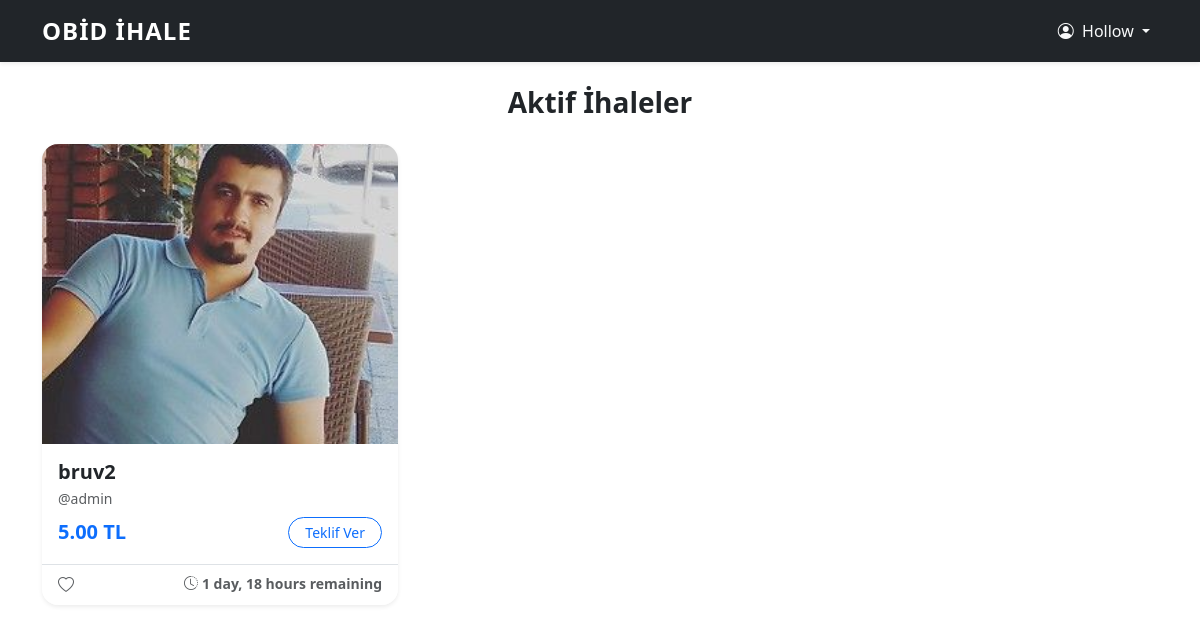
The page / (signed in) on the database as committed earlier.
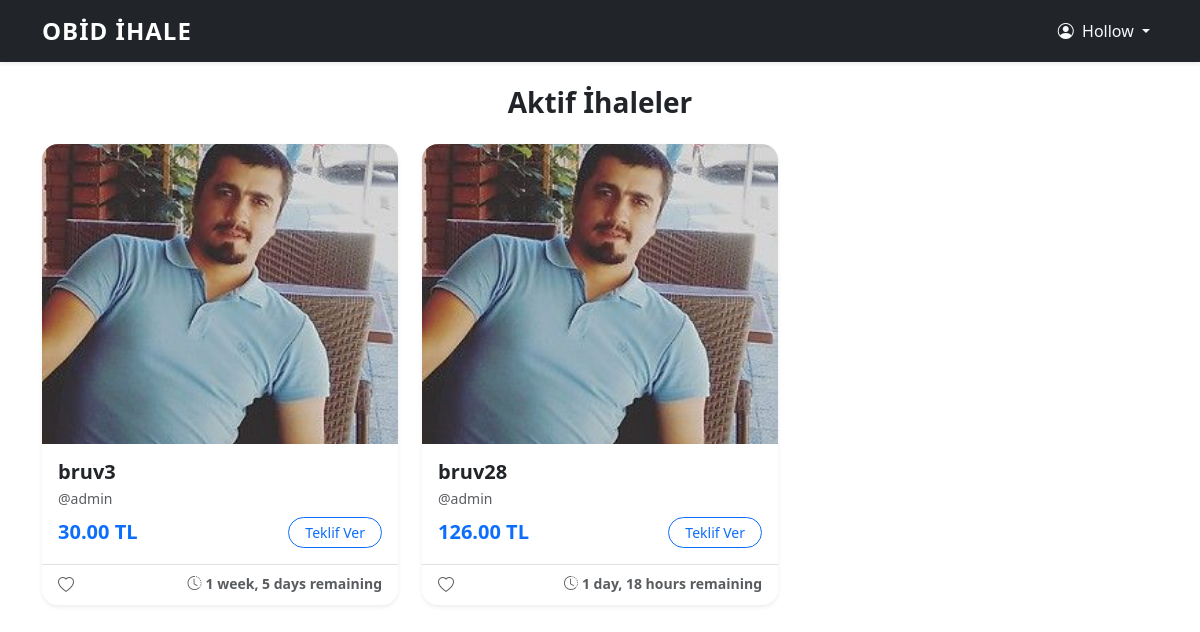
The same page on the database as committed later.
### auctions/models.py (models this page shows, shortened)
class Auction(models.Model):
    owner = models.ForeignKey(
        User,
        on_delete=models.CASCADE,
        related_name = "auctions")
    winner = models.ForeignKey(
        User,
        on_delete=models.SET_NULL,
        null=True,
        blank=True,
        related_name="won_auctions"
    )
    title = models.CharField(max_length=200)
    description = models.TextField()
    image = models.ImageField(upload_to='auction_images/', blank=True, null=True, verbose_name="İhale Görseli")
    starting_price = models.DecimalField(max_digits=10, decimal_places=2)
    current_price = models.DecimalField(max_digits=10, decimal_places=2)
    created_at = models.DateTimeField(auto_now_add=True)
    active = models.BooleanField(default=True)
    end_time = models.DateTimeField(null=True, blank=True)
    @classmethod
    def expire_overdue(cls):
        expired_auctions = cls.objects.filter(active=True, end_time__isnull=False, end_time__lt=timezone.now()).prefetch_related('bids')
        updated_count = 0
        for auction in expired_auctions:
            highest_bid = auction.bids.order_by('-amount').first()
            auction.winner = highest_bid.user if highest_bid else None
            auction.active = False
            auction.save(update_fields=['active', 'winner'])
            updated_count += 1
        return updated_count
    class Meta:
        verbose_name = "İhale"
        verbose_name_plural = "İhaleler"

### users/views.py (the view)
# urls.py: path('', views.home_view, name='dashboard'),
@login_required
def home_view(request):
    if request.user.is_superuser:
        Auction.expire_overdue()
        auctions_list = list(Auction.objects.all().values('id', 'title', "description", 'owner__username', 'current_price', 'winner__username', "created_at", 'end_time', 'active'))
        bids_list = list(Bid.objects.all().values('id', 'auction_id', 'user__username', 'amount', 'created_at'))
        groups_list = list(Group.objects.all().values('id', 'name'))
        menus_list = list(Menu.objects.filter(is_active=True).values('id', 'title', 'parent_menu__title'))
        perms_list = list(GroupMenuPermission.objects.all().values('id', 'group_id', 'menu_id', 'can_view'))
        context = {
            'auctions_json': json.dumps(auctions_list, cls=DjangoJSONEncoder),
            'bids_json': json.dumps(bids_list, cls=DjangoJSONEncoder),
            'groups_json': json.dumps(groups_list, cls=DjangoJSONEncoder),
            'menus_json': json.dumps(menus_list, cls=DjangoJSONEncoder),
            'perms_json': json.dumps(perms_list, cls=DjangoJSONEncoder),
        }
        return render(request, 'users/admin_dashboard.html', context)
    else:
        Auction.expire_overdue()
        auctions = Auction.objects.filter(active=True).order_by('-created_at')
        return render(request, 'users/dashboard.html', {'auctions': auctions})

### users/context_processors.py (called while the page is built)
def user_menu_permissions(request):
    if request.user.is_authenticated:
        user_groups = request.user.groups.all()
        allowed_menu_ids = GroupMenuPermission.objects.filter(
            group__in=user_groups,
            can_view=True
        ).values_list('menu_id', flat=True)
        menus = Menu.objects.filter(
            id__in=allowed_menu_ids,
            is_active=True,
            parent_menu__isnull=True # Ana menüler
        ).distinct().order_by('order')
        allowed_menu_names = GroupMenuPermission.objects.filter(
            group__in=user_groups,
            can_view=True
        ).values_list('menu__url_name', flat=True)
        return {
            'user_menus': menus,
            'user_menu_names': list(allowed_menu_names)
        }
    return {'user_menus': []}

### users/templates/users/dashboard.html (shortened to what this page needs)
{% extends 'users/base.html' %}
{% load static %} {% block content %}
<div class="container mt-4">
    <h3 class="mb-4 text-center fw-bold">Aktif İhaleler</h3>
    <div class="row row-cols-1 row-cols-md-3 g-4">
        {% for auction in auctions %}
        <div class="col">
            <div class="card h-100 shadow-sm border-0 rounded-4 overflow-hidden">
                <div style="position: relative;">
                    {% if auction.image %}
                        <img src="{{ auction.image.url }}" class="card-img-top" style="height: 300px; object-fit: cover;">
                    {% else %}
                        <img src="/media/auction_images/no_image.jpg" class="card-img-top" style="height: 300px; object-fit: cover;">
                    {% endif %}
                </div>
                <div class="card-body">
                    <h5 class="card-title fw-bold mb-1">{{ auction.title }}</h5>
                    <p class="text-muted small mb-2">@{{ auction.owner.username }}</p>
                    <div class="d-flex justify-content-between align-items-center">
                        <div>
                            <span class="text-primary fw-bold fs-5">{{ auction.current_price }} TL</span>
                        </div>
                        <a href="{% url 'auctions:detail' auction.id %}" class="btn btn-outline-primary btn-sm rounded-pill px-3">
                            Teklif Ver
                        </a>
                    </div>
                </div>
                <div class="card-footer bg-white border-0 d-flex justify-content-between text-muted border-top">
                    <span><i class="bi bi-heart me-1"></i></span>
                    <small class="fw-semibold">
                        <i class="bi bi-clock-history me-1"></i>{{ auction.end_time|timeuntil }} remaining
                    </small>
                </div>
            </div>
        </div>
        {% empty %}
            <div class="col-12">
                <p class="text-center text-muted py-5">Henüz aktif bir ihale bulunmuyor.</p>
            </div>
        {% endfor %}
    </div>
</div>
{% endblock %}

### users/templates/users/base.html (shortened to what this page needs)
<!DOCTYPE html>
<html lang="tr">
<head>
    <link href="https://cdn.jsdelivr.net/npm/bootstrap@5.3.0/dist/css/bootstrap.min.css" rel="stylesheet">
    <link rel="stylesheet" href="https://cdn.jsdelivr.net/npm/bootstrap-icons@1.11.1/font/bootstrap-icons.css">
</head>
<body>
    <nav class="navbar navbar-expand-lg navbar-dark bg-dark shadow-sm">
        <div class="container">
            <a class="navbar-brand fw-bold text-uppercase" href="{% url 'users:dashboard' %}">Obid İhale</a>
            <div class="collapse navbar-collapse" id="navbarNav">
                <div class="navbar-nav align-items-center">
                    {% if user.is_authenticated %}
                        <div class="nav-item dropdown">
                            <a class="nav-link dropdown-toggle text-light" href="#" role="button" data-bs-toggle="dropdown">
                                <i class="bi bi-person-circle me-1"></i> {{ user.username|title }}
                            </a>
                        </div>
                    {% else %}
                        <a class="btn btn-outline-light btn-sm px-4 rounded-pill" href="{% url 'users:login' %}">Giriş Yap</a>
                    {% endif %}
                </div>
            </div>
        </div>
    </nav>
    <div class="container-fluid mt-4">
        {% block content %}
        {% endblock %}
    </div>
    </body>
</html>

### users/templates/users/base.html (style rules this page uses)
.navbar-brand { font-size: 1.5rem; letter-spacing: 1px; }

Rows that differ between the two databases and show on the page:
added Auction: title "bruv3", owner.username "admin", current_price "30.00", end_time "1 week, 5 days"
changed Auction: title "bruv2" → "bruv28"; current_price "5.00" → "126.00"
